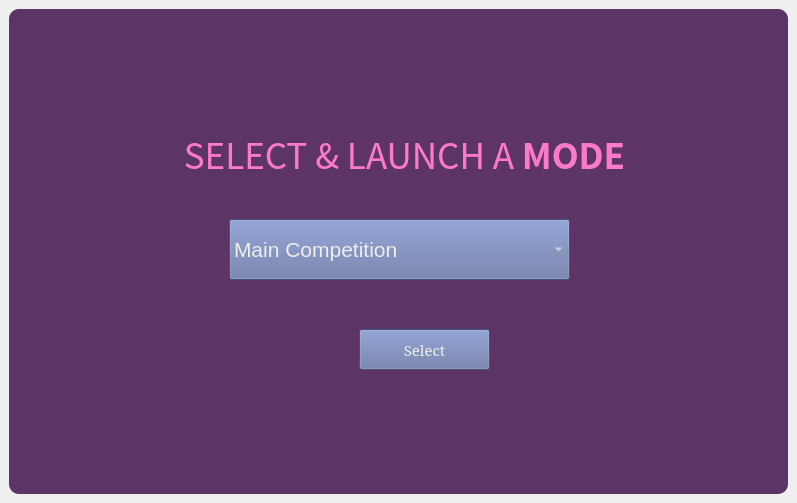
<?xml version="1.0" encoding="UTF-8"?>
<ui version="4.0">
 <class>MainWindow</class>
 <widget class="QMainWindow" name="MainWindow">
  <property name="geometry">
   <rect>
    <x>0</x>
    <y>0</y>
    <width>797</width>
    <height>503</height>
   </rect>
  </property>
  <property name="windowTitle">
   <string>WSU Robotics Command Center</string>
  </property>
  <property name="styleSheet">
   <string notr="true">background-color:none;</string>
  </property>
  <widget class="QWidget" name="centralwidget">
   <layout class="QVBoxLayout" name="verticalLayout">
    <item>
     <widget class="QFrame" name="frame">
      <property name="font">
       <font>
        <family>Tlwg Typo</family>
        <pointsize>12</pointsize>
       </font>
      </property>
      <property name="styleSheet">
       <string notr="true">QFrame{
	background-color : rgb(92, 53, 102);
	color : rgb(220, 220, 220);
	border-radius: 10px;
}</string>
      </property>
      <property name="frameShape">
       <enum>QFrame::StyledPanel</enum>
      </property>
      <property name="frameShadow">
       <enum>QFrame::Raised</enum>
      </property>
      <widget class="QComboBox" name="dropdown">
       <property name="geometry">
        <rect>
         <x>220</x>
         <y>210</y>
         <width>341</width>
         <height>61</height>
        </rect>
       </property>
       <property name="font">
        <font>
         <family>Segoe UI</family>
         <pointsize>16</pointsize>
        </font>
       </property>
       <property name="layoutDirection">
        <enum>Qt::LeftToRight</enum>
       </property>
       <property name="styleSheet">
        <string notr="true">background-color: rgb(98, 114, 164);
color: rgb(238, 238, 236); </string>
       </property>
       <property name="currentText">
        <string>Main Competition</string>
       </property>
       <item>
        <property name="text">
         <string>Main Competition</string>
        </property>
       </item>
       <item>
        <property name="text">
         <string>Lane Mode</string>
        </property>
       </item>
       <item>
        <property name="text">
         <string>Speed Mode</string>
        </property>
       </item>
       <item>
        <property name="text">
         <string>Obstacle Mode</string>
        </property>
       </item>
       <item>
        <property name="text">
         <string>Waypoint Mode</string>
        </property>
       </item>
       <item>
        <property name="text">
         <string>Init Param Server</string>
        </property>
       </item>
       <item>
        <property name="text">
         <string>Status Check</string>
        </property>
       </item>
       <item>
        <property name="text">
         <string>Kill All </string>
        </property>
       </item>
      </widget>
      <widget class="QLabel" name="label">
       <property name="geometry">
        <rect>
         <x>30</x>
         <y>110</y>
         <width>731</width>
         <height>71</height>
        </rect>
       </property>
       <property name="font">
        <font>
         <family>Noto Sans CJK SC</family>
         <pointsize>26</pointsize>
        </font>
       </property>
       <property name="styleSheet">
        <string notr="true">color: rgb(254, 121, 199);
</string>
       </property>
       <property name="text">
        <string>SELECT &amp; LAUNCH A &lt;strong&gt;MODE&lt;/strong&gt;</string>
       </property>
       <property name="alignment">
        <set>Qt::AlignCenter</set>
       </property>
      </widget>
      <widget class="QPushButton" name="select">
       <property name="geometry">
        <rect>
         <x>350</x>
         <y>320</y>
         <width>131</width>
         <height>41</height>
        </rect>
       </property>
       <property name="font">
        <font>
         <family>Serif</family>
         <pointsize>11</pointsize>
        </font>
       </property>
       <property name="styleSheet">
        <string notr="true">background-color: rgb(98, 114, 164);
color: rgb(238, 238, 236); </string>
       </property>
       <property name="text">
        <string>Select</string>
       </property>
      </widget>
     </widget>
    </item>
   </layout>
  </widget>
 </widget>
 <resources/>
 <connections/>
</ui>
